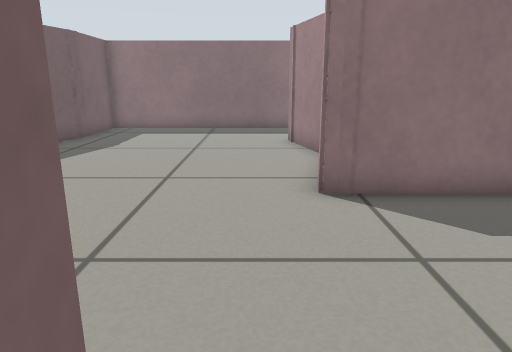
view 1 (above)

14 first-person views from a walk through a robot-simulator world made for Gazebo. The camera is 0.51 m above the floor, tilts 14° down and sees 70° across. The floor is counted in squares, 0.25 m on a side. Each view is taken from the middle of a square. On the plan, view 1 faces up. The plan holds only what a view shows up to about 19 squares ahead; the rest is blank.

view 2
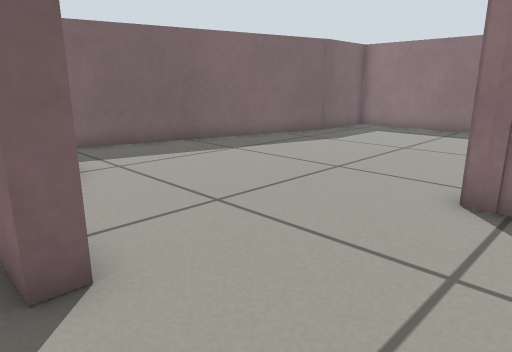

view 3
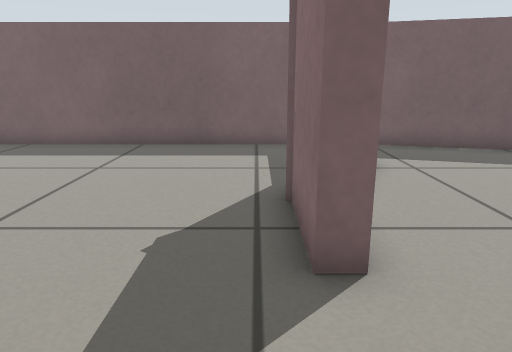

view 4
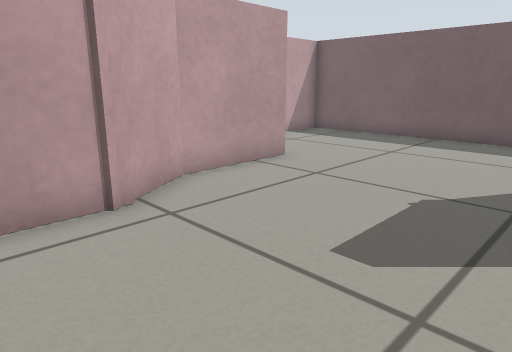

view 5
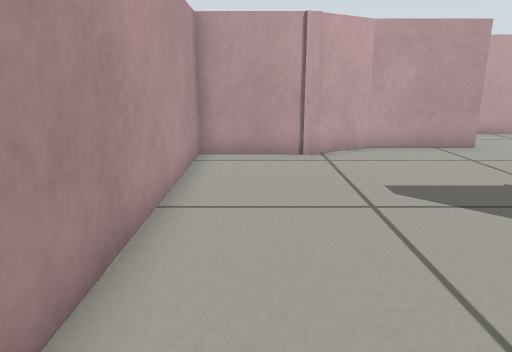

view 6
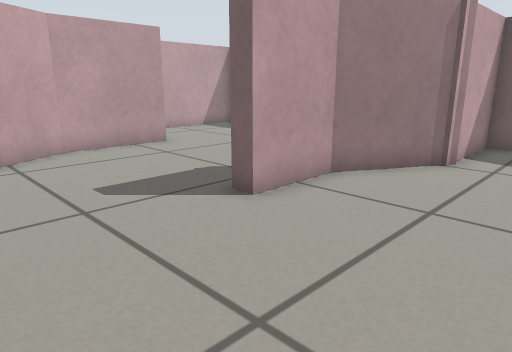

view 7
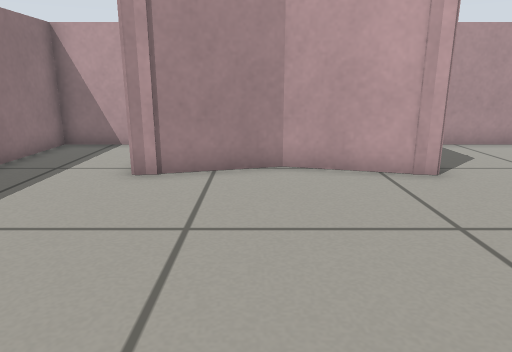

view 8
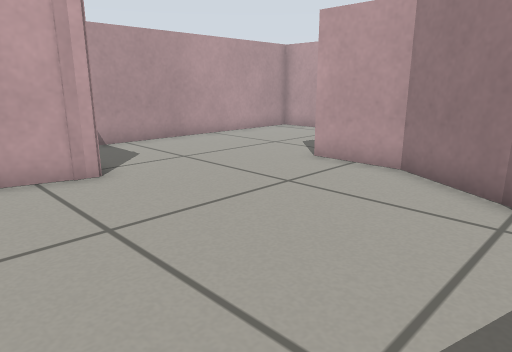

view 9
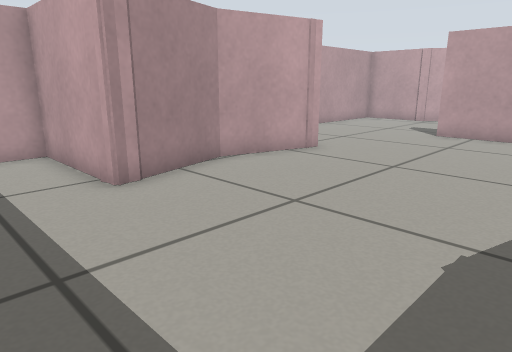

view 10
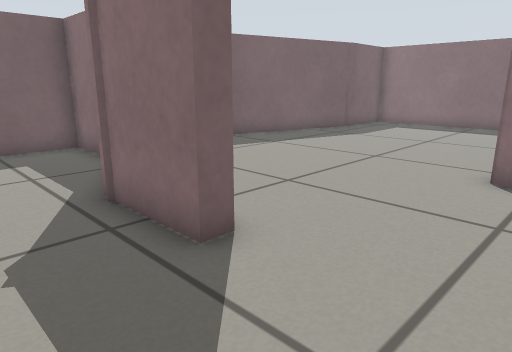

view 11
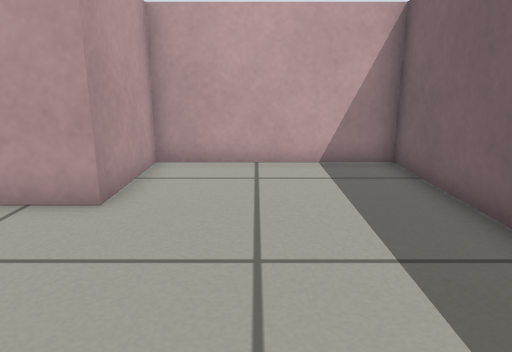

view 12
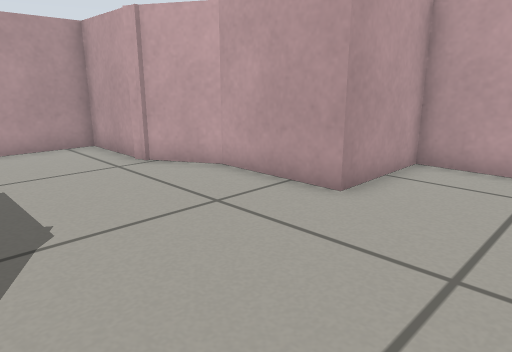

view 13
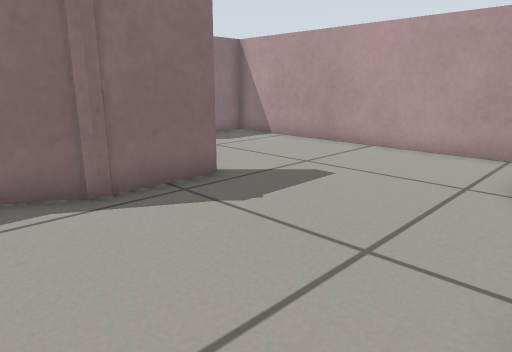

view 14
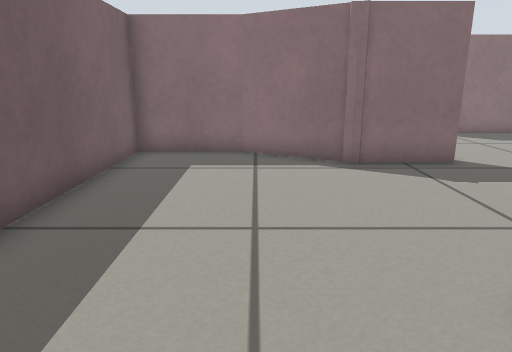

### Floor plan
Points are (right, up) in squares from view 1. A wall is a line through its corners. A room is listed if a view was taken in it or the views show most of it. See-through windows are left out.
Room 1 (views 1, 2, 3, 4, 5, 6, 7, 8, 9, 10, 11, 12, 13, 14)
walls: (-3.2, 0.5) (-6.4, 2.3) (-9.7, 2.3) (-9.7, -9.7) (-3.3, -9.7) (-3.3, -6.1) (0.3, -6.1) (2.6, -4.7); (1.2, 6.8) (2.1, 10.3) (1.2, 13.8); (-6.5, 3.1) (-3.3, 1.2) (-0.7, 1.2) (-0.7, 0.6) (-3.8, 0.6); (1.9, 6.6) (1.3, 6.8) (1.3, 7.4); (-9.7, 3.8) (-9.7, 2.9) (-6, 2.9); (2.1, -4.9) (5.7, -4.9) (5.7, 6.7) (1.3, 6.7); (1.3, 13.3) (1.3, 13.8) (1.9, 14); (1.3, 13.9) (5.7, 13.9) (5.7, 17.7) (-6.9, 17.7) (-6.9, 14.2); (-6.8, 14.9) (-9.6, 4.2)

Where each view was taken, in squares from view 1:
view 1: 0 up, 0 right, facing up
view 2: 0 up, 3 right, facing up-left
view 3: 0 up, 3 right, facing left
view 4: 1 up, 5 right, facing down-left
view 5: 6 up, 4 right, facing down
view 6: 6 up, 4 right, facing down-left
view 7: 11 up, 7 left, facing right
view 8: 10 up, 7 left, facing down-right
view 9: 17 up, 6 left, facing down-right
view 10: 2 down, 3 right, facing up-left
view 11: 0 up, 6 left, facing down
view 12: 0 up, 7 left, facing down-right
view 13: 6 down, 6 left, facing up-right
view 14: 9 down, 6 left, facing up
